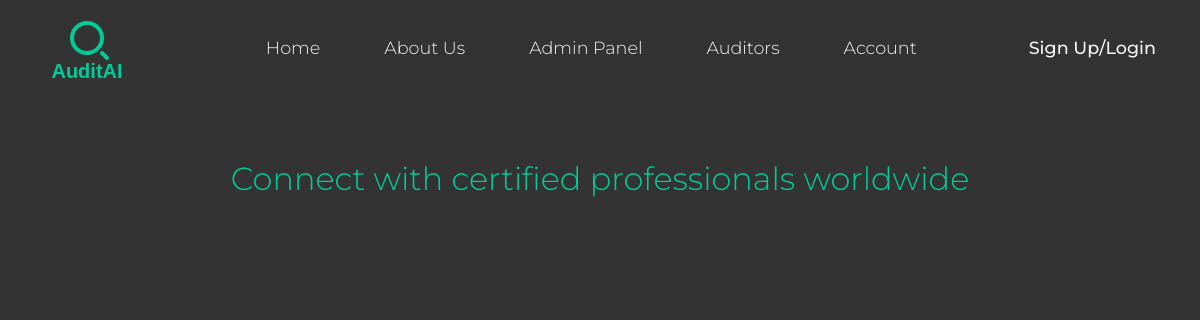
Before: /auditors/ with the older database file.
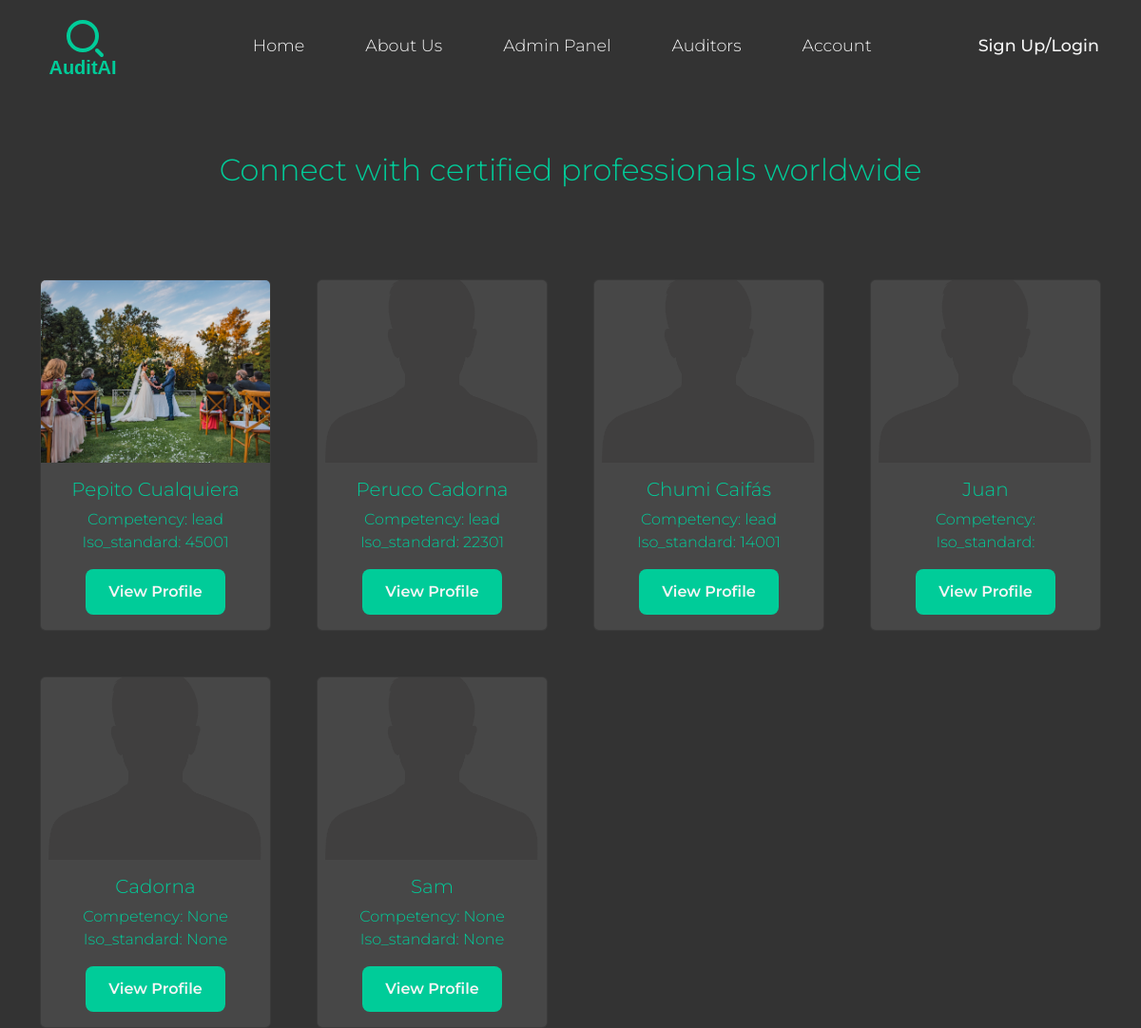
After: the same page with the newer database file.
### auditors/models.py (models this page shows, shortened)
class AuditorProfile(models.Model):
    ISO_AUDITABLE_CHOICES = [
    ('9001', 'ISO 9001 (Quality Management)'),
    ('14001', 'ISO 14001 (Environmental Management)'),
    ('45001', 'ISO 45001 (Occupational Health & Safety)'),
    ('27001', 'ISO 27001 (Information Security)'),
    ('50001', 'ISO 50001 (Energy Management)'),
    ('22301', 'ISO 22301 (Business Continuity)'),
    ('37001', 'ISO 37001 (Anti-Bribery Management)'),
]
    AUDITOR_ROLE_CHOICES = [
    ('internal', 'Internal Auditor'),
    ('lead', 'Lead Auditor'),
    ('external', 'External Auditor'),
]
    user = models.OneToOneField(CustomUser, on_delete=models.CASCADE)
    username = models.CharField(max_length= 50)
    name = models.CharField(max_length= 50,blank=True, null=True )
    surname = models.CharField(max_length= 50, blank=True, null=True)
    document = models.CharField(max_length=60, unique=True, blank=True, null=True)
    email = models.EmailField(unique=True)
    profile_image = models.ImageField(  upload_to='auditors/profile_images', default= 'auditors/profile_images/default.png',  null=True, blank=True)
    competency = models.CharField(max_length= 50, choices= AUDITOR_ROLE_CHOICES, blank=True, null=True)
    iso_standard = models.CharField(max_length=50, choices=ISO_AUDITABLE_CHOICES, blank=True, null=True)

### auditors/views/auditors.py (the view)
# urls.py: path('', AuditorsView.as_view(), name = 'auditors'),
class AuditorsView(ListView):
    model = AuditorProfile
    template_name = 'auditors.html'
    context_object_name = 'auditors'
    paginate_by = 6
    def get_queryset(self):
        return AuditorProfile.objects.all()

### auditors/templates/auditors.html
{% extends 'base.html' %}
{% block content %}
{% include 'navbar.html' %}
<main class="main auditors">
  <div class="container ">
    <div class="section-header">
      <h1 class="montserrat-2"> Connect with certified professionals worldwide
      </h1>
    </div>
    <div class="row g-5" >
      {% for auditor in auditors %}
      <div class="col-sm-6 col-md-4 col-lg-3">
        <div class="card h-100  " >
          <div class="img-wrapper">
            <img src="{{auditor.profile_image.url}}" class="card-img-top" alt="...">
          </div>
          <div class="card-body ">
            <h5 class="card-title montserrat-2 text-center">{{auditor.username.capitalize}}
              {{auditor.surname.capitalize}}</h5>
            <div class="competencies text-center ">
              <span>Competency: {{auditor.competency}}</span>
              <br>
              <span>Iso_standard: {{auditor.iso_standard}}</span>
              <a href="" class="btn mt-3" >View Profile</a>
            </div>
          </div>
        </div>
      </div>
      {% endfor %}
    </div>
  </div>
</main>
{% endblock %}

### templates/base.html (shortened to what this page needs)
{% load static %}
<!DOCTYPE html>
<html lang="en">
<head>
    <link rel="stylesheet" href="https://cdn.jsdelivr.net/npm/bootstrap@5.3.3/dist/css/bootstrap.min.css">
    <link rel="stylesheet" href="{% static 'css/styles.css' %}">
</head>
<body class="montserrat-2">
        {% block content %}
        {% endblock %}
</body>
</html>

### templates/navbar.html (shortened to what this page needs)
<header class="header">
  <nav class="navbar navbar-expand-lg ">
    <div class="container-fluid">
      <a class="navbar-brand " href="{% url  'chat' %}">
        <div id="svgContainer"></div>
      </a>
      <div class="collapse navbar-collapse" id="navbarNav">
        <ul class="navbar-nav ms-auto">
          <li class="nav-item mx-4 ">
            <a class="nav-link " href="{% url 'home' %}">Home</a>
          </li>
          <li class="nav-item mx-4 ">
            <a class="nav-link" href="{% url 'about_us' %}">About Us</a>
          </li>
          <li class="nav-item mx-4 ">
            <a class="nav-link" href="{% url 'admin:index' %}" target="_blank">Admin Panel</a>
          </li>
          <li class="nav-item mx-4 ">
            <a class="nav-link" href="{% url 'auditors' %}" >Auditors</a>
          </li>
          <li class="nav-item mx-4 ">
            <a class="nav-link" href="{% url 'auditor-account'  %}" >Account</a>
          </li>
          <li class="nav-item mx-4">
            {% if request.user.is_authenticated %}
            <a class="nav-link  montserrat-1" href="{% url 'logout' %}">Logout</a>
          </li>
          {% else %}
          <li class="nav-item mx-4">
            <a class="nav-link  montserrat-1" href="{% url 'login' %}">Sign Up/Login</a>
          </li>
          {% endif %}
        </ul>
      </div>
    </div>
  </nav>
</header>

### static/css/base/_variables.css (style rules this page uses)
:root { --dark-blue: #003366; --mint-green: #00CC99; --light-grey: #F5F5F5; --dark-grey: #333333; --medium-grey: #70707057; --soft-yellow: #FFD700; --alert-success: rgba(0, 204, 153, 0.438); --alert-error: rgba(231, 72, 72, 0.888); }

### static/css/base/_main_styles.css (style rules this page uses)
body { background-color: var(--dark-grey); min-height: 100vh; }

### static/css/components/_button.css (style rules this page uses)
.btn { padding: 0.75rem 1.5rem; background-color: var(--mint-green); color: var(--light-grey); border: none; border-radius: 8px; font-size: 1rem; font-weight: 600; cursor: pointer; transition: background-color 0.3s ease, transform 0.2s ease; text-align: center; display: inline-block; }

### static/css/components/_forms.css (style rules this page uses)
.section-header { text-align: center; margin-bottom: 2rem; }
.section-header h1 { font-size: 2rem; color: var(--mint-green); margin-bottom: 0.5rem; }

### static/css/components/_header.css (style rules this page uses)
.header { background-color: var(--dark-grey); }

### static/css/components/card.css (style rules this page uses)
.card { background-color: var(--medium-grey); color: var(--mint-green); }
.section-header { margin-bottom: 6rem; }
.img-wrapper { height: 12rem; overflow: hidden; }
.img-wrapper img { width: 100%; height: 100%; object-fit: cover; }

Changed rows visible on the page:
added AuditorProfile: profile_image (picture), username "Pepito", surname "Cualquiera", competency "lead", iso_standard "45001"
added AuditorProfile: profile_image (placeholder picture), username "Peruco", surname "Cadorna", competency "lead", iso_standard "22301"
added AuditorProfile: profile_image (placeholder picture), username "Chumi", surname "Caifás", competency "lead", iso_standard "14001"
added AuditorProfile: profile_image (placeholder picture), username "Juan"
added AuditorProfile: profile_image (placeholder picture), username "Cadorna", competency "None", iso_standard "None"
added AuditorProfile: profile_image (placeholder picture), username "Sam", competency "None", iso_standard "None"
